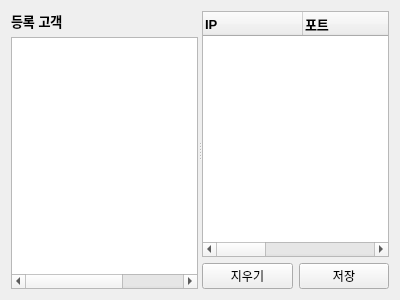
<?xml version="1.0" encoding="UTF-8"?>
<ui version="4.0">
 <class>ChatServerForm</class>
 <widget class="QWidget" name="ChatServerForm">
  <property name="geometry">
   <rect>
    <x>0</x>
    <y>0</y>
    <width>400</width>
    <height>300</height>
   </rect>
  </property>
  <property name="windowTitle">
   <string>Form</string>
  </property>
  <layout class="QHBoxLayout" name="horizontalLayout_2">
   <item>
    <widget class="QSplitter" name="splitter">
     <property name="orientation">
      <enum>Qt::Horizontal</enum>
     </property>
     <widget class="QWidget" name="layoutWidget">
      <layout class="QVBoxLayout" name="clientListVerticalLayout">
       <item>
        <widget class="QLabel" name="clientListLabel">
         <property name="font">
          <font>
           <pointsize>10</pointsize>
           <bold>true</bold>
          </font>
         </property>
         <property name="text">
          <string>등록 고객</string>
         </property>
        </widget>
       </item>
       <item>
        <widget class="QTreeWidget" name="chatClientTreeWidget">
         <property name="selectionBehavior">
          <enum>QAbstractItemView::SelectItems</enum>
         </property>
         <property name="rootIsDecorated">
          <bool>false</bool>
         </property>
         <property name="headerHidden">
          <bool>true</bool>
         </property>
         <column>
          <property name="text">
           <string>Status</string>
          </property>
         </column>
         <column>
          <property name="text">
           <string>ID</string>
          </property>
         </column>
         <column>
          <property name="text">
           <string>Name</string>
          </property>
         </column>
        </widget>
       </item>
       <item>
        <layout class="QHBoxLayout" name="horizontalLayout"/>
       </item>
      </layout>
     </widget>
     <widget class="QWidget" name="layoutWidget_2">
      <layout class="QVBoxLayout" name="messageVerticalLayout">
       <item>
        <widget class="QTreeWidget" name="messageTreeWidget">
         <property name="rootIsDecorated">
          <bool>false</bool>
         </property>
         <property name="wordWrap">
          <bool>true</bool>
         </property>
         <column>
          <property name="text">
           <string>IP</string>
          </property>
          <property name="font">
           <font>
            <pointsize>10</pointsize>
            <bold>true</bold>
           </font>
          </property>
         </column>
         <column>
          <property name="text">
           <string>포트</string>
          </property>
          <property name="font">
           <font>
            <pointsize>10</pointsize>
            <bold>true</bold>
           </font>
          </property>
         </column>
         <column>
          <property name="text">
           <string>ID</string>
          </property>
          <property name="font">
           <font>
            <pointsize>10</pointsize>
            <bold>true</bold>
           </font>
          </property>
         </column>
         <column>
          <property name="text">
           <string>이름</string>
          </property>
          <property name="font">
           <font>
            <pointsize>10</pointsize>
            <bold>true</bold>
           </font>
          </property>
         </column>
         <column>
          <property name="text">
           <string>메세지</string>
          </property>
          <property name="font">
           <font>
            <pointsize>10</pointsize>
            <bold>true</bold>
           </font>
          </property>
         </column>
         <column>
          <property name="text">
           <string>시간</string>
          </property>
          <property name="font">
           <font>
            <pointsize>10</pointsize>
            <bold>true</bold>
           </font>
          </property>
         </column>
        </widget>
       </item>
       <item>
        <layout class="QHBoxLayout" name="messageLayout">
         <item>
          <widget class="QPushButton" name="clearPushButton">
           <property name="text">
            <string>지우기</string>
           </property>
          </widget>
         </item>
         <item>
          <widget class="QPushButton" name="savePushButton">
           <property name="text">
            <string>저장</string>
           </property>
          </widget>
         </item>
        </layout>
       </item>
      </layout>
     </widget>
    </widget>
   </item>
  </layout>
 </widget>
 <resources/>
 <connections>
  <connection>
   <sender>clearPushButton</sender>
   <signal>clicked()</signal>
   <receiver>messageTreeWidget</receiver>
   <slot>clear()</slot>
   <hints>
    <hint type="sourcelabel">
     <x>249</x>
     <y>276</y>
    </hint>
    <hint type="destinationlabel">
     <x>296</x>
     <y>133</y>
    </hint>
   </hints>
  </connection>
 </connections>
</ui>
